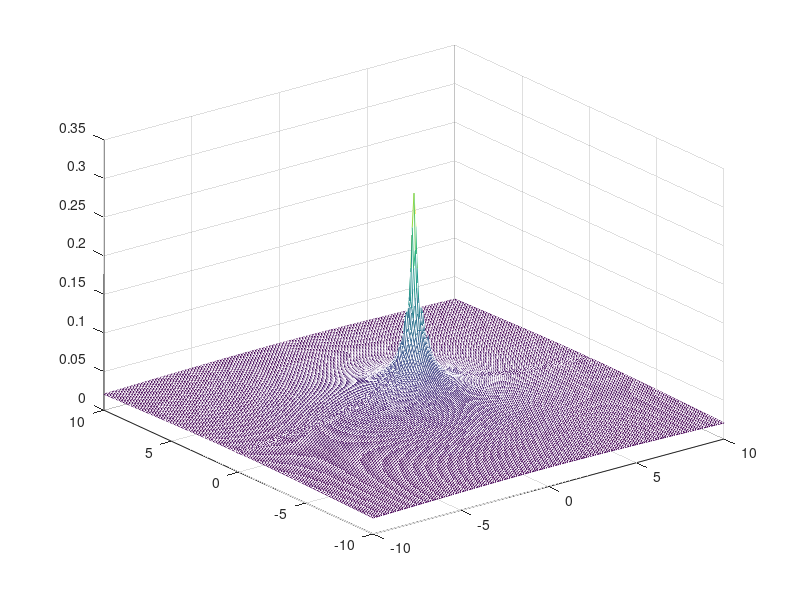
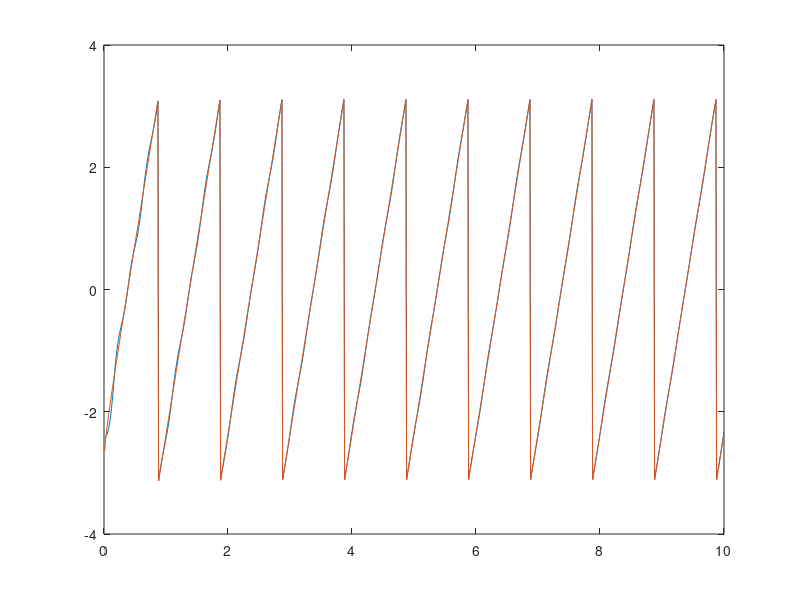

These charts were generated, in order, by the following MATLAB code:
clear; close; clc;
k0 = 2*pi + 0.001*1i;

figure;
[x, y] = meshgrid(-10:.1:10);
f = @(k) 1i/(4*pi) * exp(1i*k*x + 1i*sqrt(k0^2 - k^2)*abs(y)) / sqrt(k0^2 - k^2);
res = integral(f, -10, 10, 'ArrayValued', true);
mesh(x, y, abs(res));

figure;
r = 0.01:0.01:10;
f2 = @(k) 1/(1i*4*pi) * exp(1i*k*r) / sqrt(k0^2 - k^2);
res2 = integral(f2,  -20, 20,  'ArrayValued',  true);
plot(r, arg(res2));
hold on;
green = @(k, r) -1/(2*pi) * besselk(0, -1i*k*r, 0);
plot(r, arg(green(k0, r)));